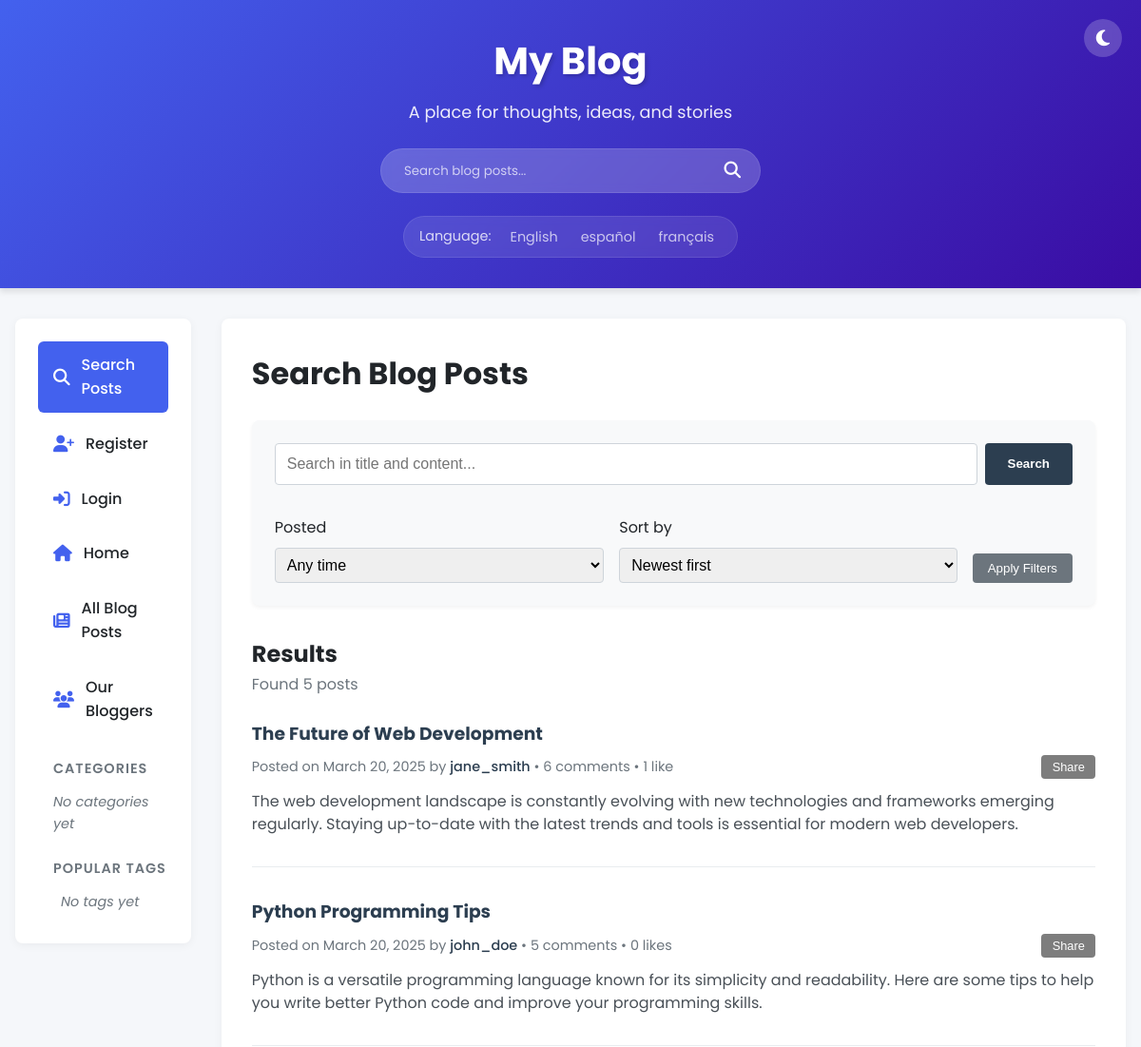
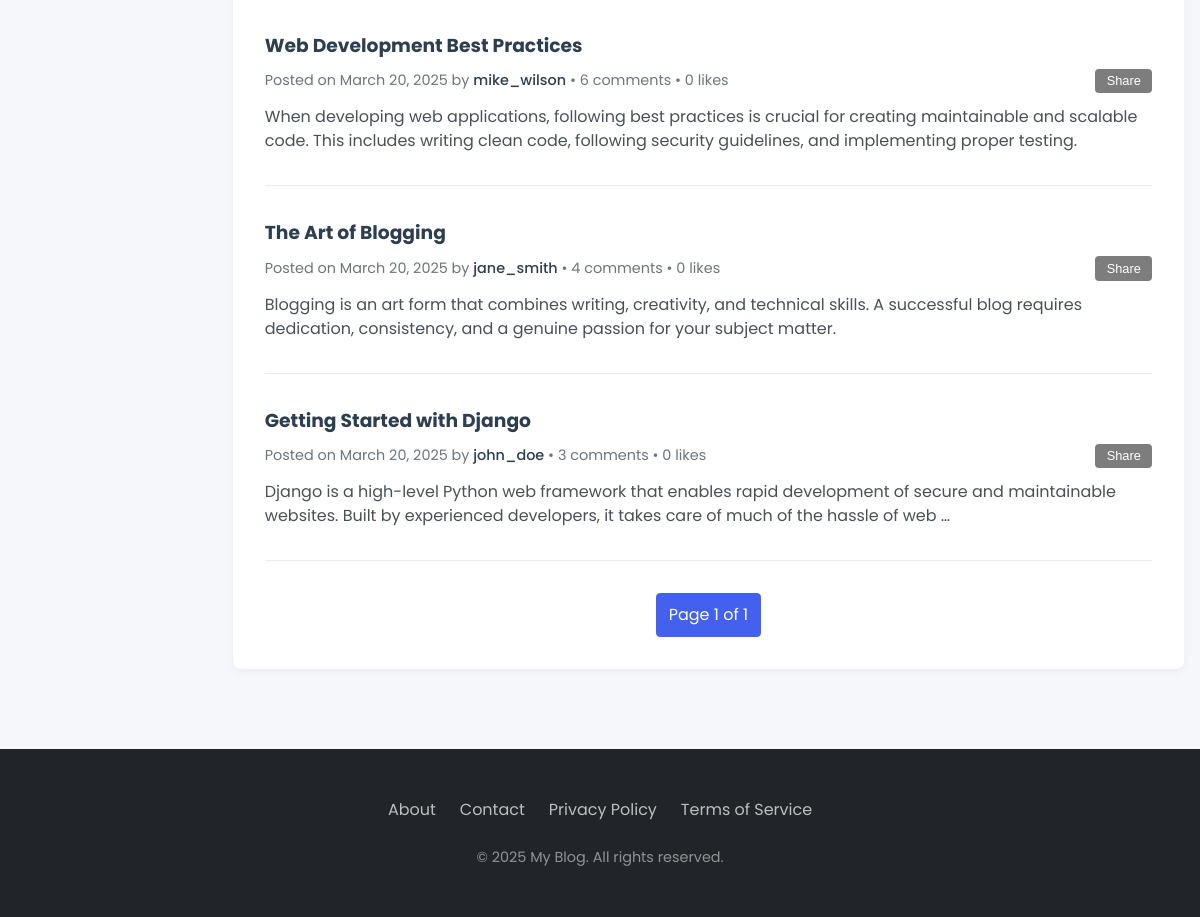
The app's page /blog/search/, older data (2 pictures, top to bottom).
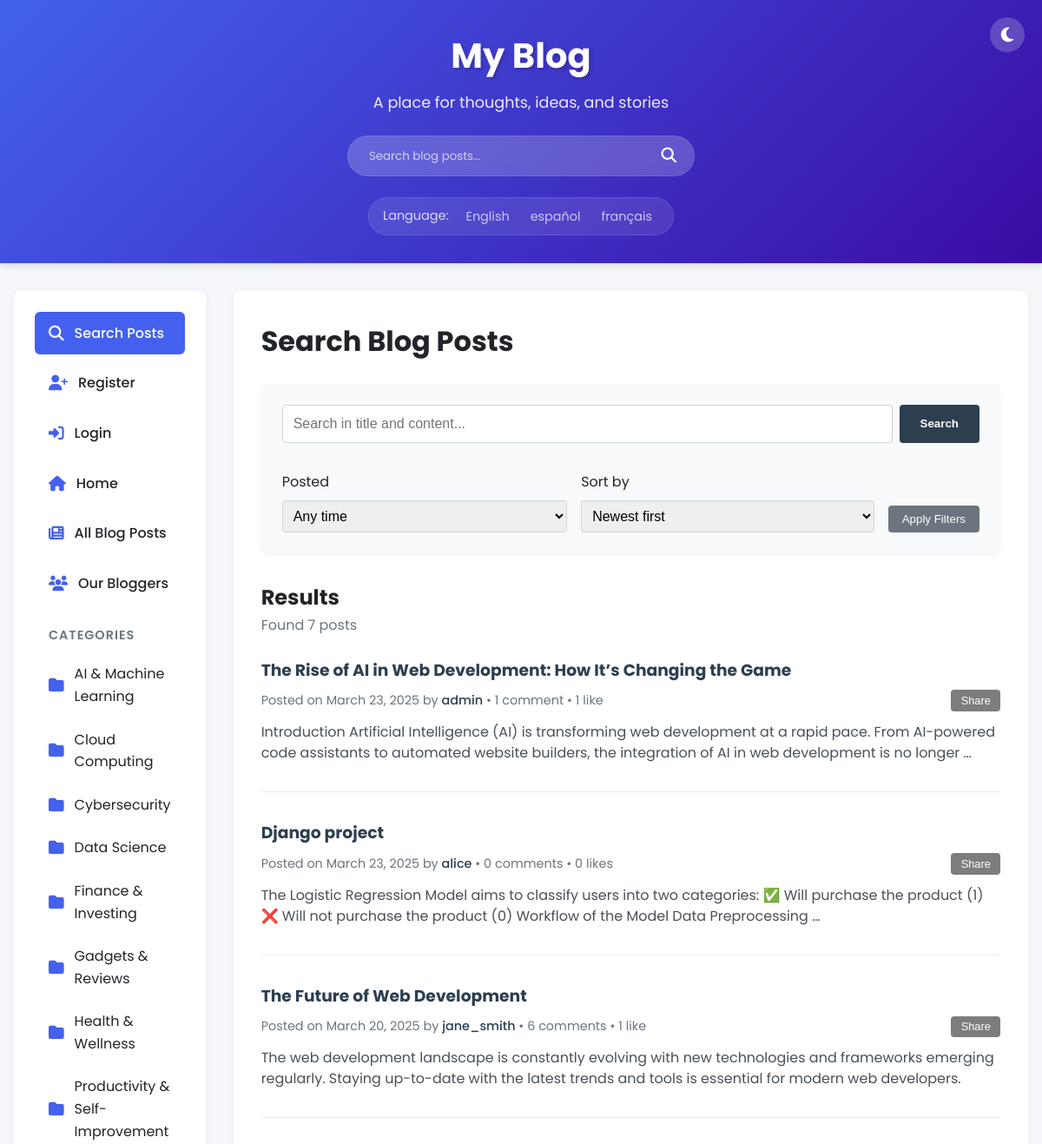
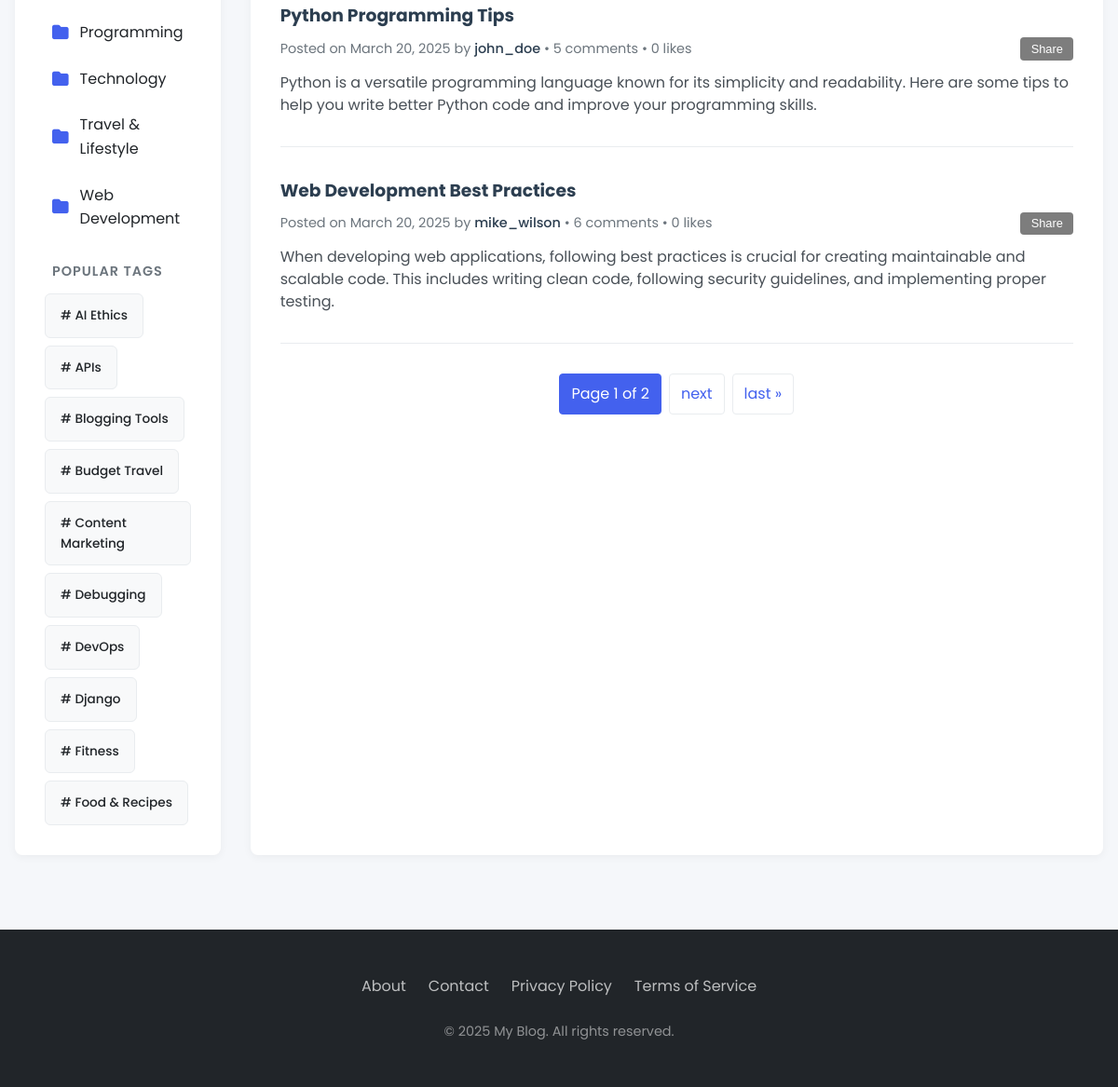
The same page, newer data (2 pictures, top to bottom).
### myapp/models.py (models this page shows, shortened)
class Post(models.Model):
    title = models.CharField(max_length=200)
    content = models.TextField()
    author = models.ForeignKey(User, on_delete=models.CASCADE)
    created_date = models.DateTimeField(default=timezone.now)
    updated_date = models.DateTimeField(auto_now=True)
    likes = models.ManyToManyField(User, related_name='liked_posts', blank=True)
    category = models.ForeignKey(Category, on_delete=models.SET_NULL, null=True, blank=True, related_name='posts')
    tags = models.ManyToManyField(Tag, blank=True, related_name='posts')
    view_count = models.PositiveIntegerField(default=0)
    class Meta:
        ordering = ['-created_date']  # Sort by newest first

class Category(models.Model):
    name = models.CharField(max_length=100, unique=True)
    slug = models.SlugField(max_length=100, unique=True)
    description = models.TextField(blank=True)
    class Meta:
        verbose_name_plural = "Categories"
        ordering = ['name']

class Tag(models.Model):
    name = models.CharField(max_length=50, unique=True)
    slug = models.SlugField(max_length=50, unique=True)
    class Meta:
        ordering = ['name']

### myapp/views.py (the view, shortened to what this page needs)
# urls.py: path('blog/search/', views.PostSearchView.as_view(), name='post-search'),
class PostSearchView(CategoryTagContextMixin, generic.ListView):
    model = Post
    template_name = 'myapp/post_search.html'
    context_object_name = 'posts'
    paginate_by = 5
    def get_queryset(self):
        form = PostSearchForm(self.request.GET)
        queryset = Post.objects.all()
        if form.is_valid():
            query = form.cleaned_data.get('query')
            if query:
                queryset = queryset.filter(
                    Q(title__icontains=query) | Q(content__icontains=query)
                )
            category = form.cleaned_data.get('category')
            if category:
                queryset = queryset.filter(category=category)
            tag = form.cleaned_data.get('tag')
            if tag:
                queryset = queryset.filter(tags=tag)
            date_filter = form.cleaned_data.get('date_filter')
            sort_by = form.cleaned_data.get('sort_by')
        else:
            queryset = queryset.order_by('-created_date')
        return queryset
    def get_context_data(self, **kwargs):
        context = super().get_context_data(**kwargs)
        context['search_form'] = PostSearchForm(self.request.GET or None)
        if self.request.GET:
            query_params = self.request.GET.copy()
            if 'page' in query_params:
                del query_params['page']
            context['query_params'] = query_params.urlencode()
        context['categories'] = Category.objects.all()
        context['popular_tags'] = Tag.objects.annotate(
            num_posts=Count('posts')).order_by('-num_posts')[:10]
        return context

### myapp/context_processors.py (called while the page is built)
def language_context(request):
    current_language = translation.get_language()
    return {
        'LANGUAGES': settings.LANGUAGES,
        'LANGUAGE_CODE': current_language,
        'LANGUAGE_BIDI': translation.get_language_info(current_language).get('bidi', False),
    }

### myapp/views.py (called while the page is built)
    def get_context_data(self, **kwargs):
        context = super().get_context_data(**kwargs)
        context['categories'] = Category.objects.all()
        context['popular_tags'] = Tag.objects.annotate(num_posts=Count('posts')).order_by('-num_posts')[:10]
        return context

### myapp/templates/myapp/post_search.html (shortened to what this page needs)
{% extends 'myapp/base.html' %}
{% block content %}
<div class="search-header">
    <h1>Search Blog Posts</h1>
</div>
<div class="search-container">
    <form method="GET" action="{% url 'post-search' %}" class="search-form">
        <div class="search-bar">
            {{ search_form.query }}
            <button type="submit" class="search-button">Search</button>
        </div>
        <div class="filters-container">
            <div class="filter-group">
                <label for="{{ search_form.date_filter.id_for_label }}">{{ search_form.date_filter.label }}</label>
                {{ search_form.date_filter }}
            </div>
            <div class="filter-group">
                <label for="{{ search_form.sort_by.id_for_label }}">{{ search_form.sort_by.label }}</label>
                {{ search_form.sort_by }}
            </div>
            <button type="submit" class="filter-button">Apply Filters</button>
        </div>
    </form>
</div>
<div class="search-results">
    <h2>Results</h2>
    {% if posts %}
        <p class="result-count">Found {{ page_obj.paginator.count }} post{% if page_obj.paginator.count != 1 %}s{% endif %}</p>
        {% for post in posts %}
            <div class="post-item">
                <h3 class="post-title">
                    <a href="{% url 'post-detail' post.pk %}">{{ post.title }}</a>
                </h3>
                <div class="post-meta">
                    <div>
                        Posted on {{ post.created_date|date:"F d, Y" }} by
                        <a href="{% url 'author-detail' post.author.pk %}">{{ post.author.username }}</a>
                        • {{ post.comments.count }} comment{% if post.comments.count != 1 %}s{% endif %}
                        • {{ post.likes.count }} like{% if post.likes.count != 1 %}s{% endif %}
                    </div>
                    <div class="post-actions">
                        <div class="share-dropdown">
                            <button class="share-button">Share</button>
                        </div>
                    </div>
                </div>
                <div class="post-excerpt">
                    {{ post.content|truncatewords:30 }}
                </div>
            </div>
        {% endfor %}
        <div class="pagination">
            <span class="step-links">
                <span class="current">
                    Page {{ page_obj.number }} of {{ page_obj.paginator.num_pages }}
                </span>
                {% if page_obj.has_next %}
                    <a href="?page={{ page_obj.next_page_number }}{% if query_params %}&{{ query_params }}{% endif %}">next</a>
                    <a href="?page={{ page_obj.paginator.num_pages }}{% if query_params %}&{{ query_params }}{% endif %}">last &raquo;</a>
                {% endif %}
            </span>
        </div>
    {% else %}
        <p class="no-results">No posts found matching your search criteria.</p>
    {% endif %}
</div>
{% endblock %}

### myapp/templates/myapp/base.html (shortened to what this page needs)
{% load static %}
{% load i18n %}
<!DOCTYPE html>
<html lang="{{ LANGUAGE_CODE|default:'en' }}">
<head>
    <link rel="stylesheet" href="https://cdnjs.cloudflare.com/ajax/libs/font-awesome/6.4.0/css/all.min.css">
</head>
<body>
    <header>
        <div class="header-content">
            <h1 class="logo">{% trans "My Blog" %}</h1>
            <p class="tagline">{% trans "A place for thoughts, ideas, and stories" %}</p>
            <form action="{% url 'post-search' %}" method="GET" class="header-search">
                <input type="text" name="query" placeholder="{% trans 'Search blog posts...' %}">
                <button type="submit" class="header-search-btn"><i class="fas fa-search"></i></button>
            </form>
            {% include "myapp/includes/language_switcher.html" %}
            <button id="themeToggle" class="theme-toggle"><i class="fas fa-moon"></i></button>
        </div>
    </header>
    <div class="main-wrapper">
        <aside class="sidebar">
            <nav>
                <ul class="sidebar-nav">
                    <li class="nav-item-primary"><a href="{% url 'post-search' %}"><i class="fas fa-search"></i> {% trans "Search Posts" %}</a></li>
                    {% if not user.is_authenticated %}
                    <li><a href="{% url 'register' %}"><i class="fas fa-user-plus"></i> {% trans "Register" %}</a></li>
                    <li><a href="{% url 'login' %}"><i class="fas fa-sign-in-alt"></i> {% trans "Login" %}</a></li>
                    {% endif %}
                    <li><a href="{% url 'home' %}"><i class="fas fa-home"></i> {% trans "Home" %}</a></li>
                    <li><a href="{% url 'post-list' %}"><i class="fas fa-newspaper"></i> {% trans "All Blog Posts" %}</a></li>
                    <li><a href="{% url 'blogger-list' %}"><i class="fas fa-users"></i> {% trans "Our Bloggers" %}</a></li>
                    <li class="nav-section">
                        <h3 class="nav-section-title">{% trans "Categories" %}</h3>
                        <ul class="sidebar-subnav">
                            {% for category in categories %}
                                <li><a href="{% url 'category-detail' category.slug %}"><i class="fas fa-folder"></i> {{ category.name }}</a></li>
                            {% empty %}
                                <li class="nav-empty">{% trans "No categories yet" %}</li>
                            {% endfor %}
                        </ul>
                    </li>
                    <li class="nav-section">
                        <h3 class="nav-section-title">{% trans "Popular Tags" %}</h3>
                        <div class="sidebar-tags">
                            {% for tag in popular_tags %}
                                <a href="{% url 'tag-detail' tag.slug %}" class="sidebar-tag"># {{ tag.name }}</a>
                            {% empty %}
                                <span class="nav-empty">{% trans "No tags yet" %}</span>
                            {% endfor %}
                        </div>
                    </li>
                </ul>
            </nav>
        </aside>
        <main>
            {% block content %}{% endblock %}
        </main>
    </div>
    <footer>
        <div class="footer-content">
            <div class="footer-links">
                <a href="#">{% trans "About" %}</a>
                <a href="#">{% trans "Contact" %}</a>
                <a href="#">{% trans "Privacy Policy" %}</a>
                <a href="#">{% trans "Terms of Service" %}</a>
            </div>
            <div class="footer-copyright">
                &copy; {% now "Y" %} {% trans "My Blog. All rights reserved." %}
            </div>
        </div>
    </footer>
</body>
</html>

Row changes from the older to the newer data that the page shows:
no longer on this page (row unchanged): Post: title "The Art of Blogging", created_date "March 20, 2025", author.username "jane_smith", comments.count "4", likes.count "0", content "Blogging is an art form that combines writing, creativity, and technical skills. A successful blog requires dedication, consistency, and a genuine passion for your subject matter."
no longer on this page (row unchanged): Post: title "Getting Started with Django", created_date "March 20, 2025", author.username "john_doe", comments.count "3", likes.count "0", content "Django is a high-level Python web framework that enables rapid development of secure and maintainable websites. Built by experienced developers, it takes care of much of the hassle of web …"
added Category: name "AI & Machine Learning"
added Category: name "Cloud Computing"
added Category: name "Cybersecurity"
added Category: name "Data Science"
added Category: name "Finance & Investing"
added Category: name "Gadgets & Reviews"
added Category: name "Health & Wellness"
added Category: name "Productivity & Self-Improvement"
added Category: name "Programming"
added Category: name "Technology"
added Category: name "Travel & Lifestyle"
added Category: name "Web Development"
added Tag: name "AI Ethics"
added Tag: name "APIs"
added Tag: name "Blogging Tools"
added Tag: name "Budget Travel"
added Tag: name "Content Marketing"
added Tag: name "Debugging"
added Tag: name "DevOps"
added Tag: name "Django"
added Tag: name "Fitness"
added Tag: name "Food & Recipes"
added Post: title "The Rise of AI in Web Development: How It’s Changing the Game", created_date "March 23, 2025", author.username "admin", comments.count "1", likes.count "1", content "Introduction Artificial Intelligence (AI) is transforming web development at a rapid pace. From AI-powered code assistants to automated website builders, the integration of AI in web development is no longer …"
added Post: title "Django project", created_date "March 23, 2025", author.username "alice", comments.count "0", likes.count "0", content "The Logistic Regression Model aims to classify users into two categories: ✅ Will purchase the product (1) ❌ Will not purchase the product (0) Workflow of the Model Data Preprocessing …"
Text that changed along with them:
{{ page_obj.paginator.count }}: "5" → "7"
{{ page_obj.paginator.num_pages }}: "1" → "2"
text no longer shown: "No categories yet No tags yet"
text now shown: "next last »"
